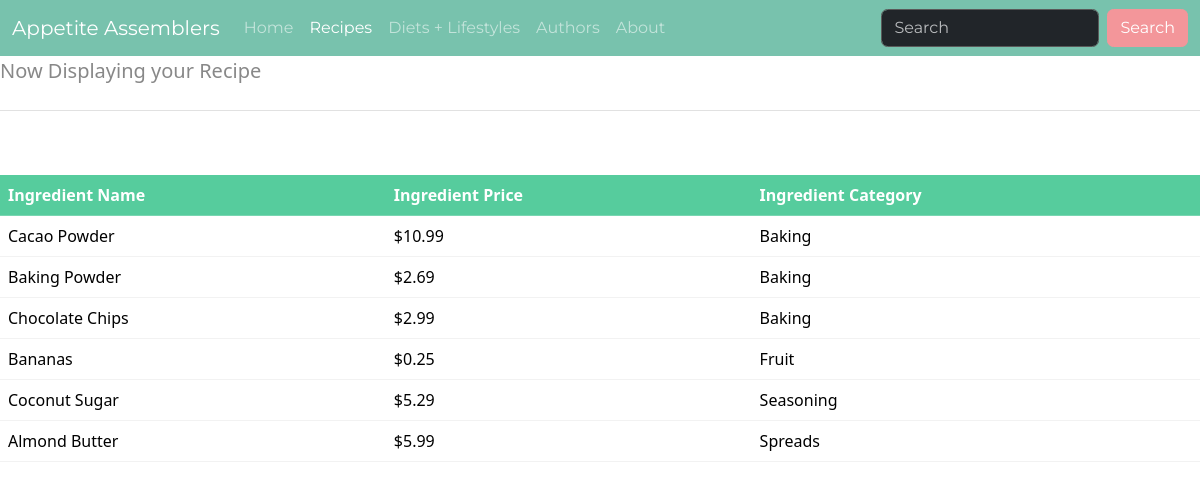
Screenshot of /ingredients.php?id=1004 with the database file from the repository.
### tables this page shows
CREATE TABLE RECIPE_INGREDIENTS( 
    Recipe_id           INT             NOT NULL, 
    Ingredient_name     VARCHAR(50)     NOT NULL, 
    PRIMARY  KEY (Recipe_id, Ingredient_name), 
    FOREIGN KEY (Recipe_id) REFERENCES RECIPES(Recipe_id) 
        ON DELETE CASCADE
        ON UPDATE CASCADE, 
    FOREIGN KEY (Ingredient_name) REFERENCES INGREDIENTS(Ingredient_name) 
        ON DELETE CASCADE
        ON UPDATE CASCADE
);

CREATE TABLE INGREDIENTS( 
    Ingredient_name     VARCHAR(50)     NOT NULL, 
    Ingredient_price    DECIMAL(10, 2)  DEFAULT 0.00, 
    Ingredient_cat      VARCHAR(50), 
    PRIMARY KEY (Ingredient_name), 
    CONSTRAINT ChkIngredientPrice CHECK (Ingredient_price >= 0.00) 
);

### ingredients.php (the view, shortened to what this page needs)
<!DOCTYPE html>
<html lang="en">
    <head>
        <link rel="stylesheet" href="bootstrap.min.css">
    </head>
    <body>
        <nav class="navbar navbar-expand-lg bg-primary" data-bs-theme="dark">
            <div class="container-fluid">
                <a class="navbar-brand" href="index.php">Appetite Assemblers</a>
                <div class="collapse navbar-collapse" id="navbarColor01">
                    <ul class="navbar-nav me-auto">
                        <li class="nav-item">
                            <a class="nav-link" href="index.php">Home</a>
                        </li>
                        <li class="nav-item">
                            <a class="nav-link active" href="#">Recipes</a>
                        </li>
                        <li class="nav-item">
                            <a class="nav-link" href="restrictions.php">Diets + Lifestyles</a>
                        </li>
                        <li class="nav-item">
                            <a class="nav-link" href="authors.php">Authors</a>
                        </li>
                        <li class="nav-item">
                            <a class="nav-link" href="about.php">About</a>
                        </li>
                    </ul>
                    <form class="d-flex">
                        <input class="form-control me-sm-2" type="search" placeholder="Search">
                        <button class="btn btn-secondary my-2 my-sm-0" type="submit">Search</button>
                    </form>
                </div>
            </div>
        </nav>
        <div class="jumbotron">
            <p class="lead">Now Displaying your Recipe<p>
            <hr class="my-4">
            <form method="GET" action="ingredients.php">
                    <?php
                    $connection = mysqli_connect(DBHOST, DBUSER, DBPASS, DBNAME);
                    ?>
                <?php
                if ($_SERVER["REQUEST_METHOD"] == "GET")
                {
                    if (isset($_GET['id']) )
                    {
                ?>
                <p>&nbsp;</p>
                <table class="table table-hover">
                    <thead>
                        <tr class="table-success">
                            <th scope="col">Ingredient Name</th>
                            <th scope="col">Ingredient Price</th>
                            <th scope="col">Ingredient Category</th>
                        </tr>
                    </thead>
                    <?php
                        $sql = " SELECT *
                            FROM RECIPE_INGREDIENTS u
                            LEFT JOIN INGREDIENTS i ON u.Ingredient_name = i.Ingredient_name
                            WHERE u.Recipe_id = '{$_GET['id']}'
                            ORDER BY i.Ingredient_cat ASC";
                        if ($result = mysqli_query($connection, $sql))
                        {
                            while($row = mysqli_fetch_assoc($result))
                            {
                    ?>
                    <tr>
                        <td><?php echo $row['Ingredient_name'] ?></td>
                        <td><?php echo '$' . $row['Ingredient_price'] ?></td>
                        <td><?php echo $row['Ingredient_cat'] ?></td>
                    </tr>
                    <?php
                            }
                        }
                    }
                }
                    ?>
                </table>
            </form>
        </div>
    </body>
</html>

### rows the page displays
recipe_ingredients: Ingredient_name.Ingredient_name "Cacao Powder", Ingredient_name.Ingredient_price "10.99", Ingredient_name.Ingredient_cat "Baking"
recipe_ingredients: Ingredient_name.Ingredient_name "Baking Powder", Ingredient_name.Ingredient_price "2.69", Ingredient_name.Ingredient_cat "Baking"
recipe_ingredients: Ingredient_name.Ingredient_name "Chocolate Chips", Ingredient_name.Ingredient_price "2.99", Ingredient_name.Ingredient_cat "Baking"
recipe_ingredients: Ingredient_name.Ingredient_name "Bananas", Ingredient_name.Ingredient_price "0.25", Ingredient_name.Ingredient_cat "Fruit"
recipe_ingredients: Ingredient_name.Ingredient_name "Coconut Sugar", Ingredient_name.Ingredient_price "5.29", Ingredient_name.Ingredient_cat "Seasoning"
recipe_ingredients: Ingredient_name.Ingredient_name "Almond Butter", Ingredient_name.Ingredient_price "5.99", Ingredient_name.Ingredient_cat "Spreads"
